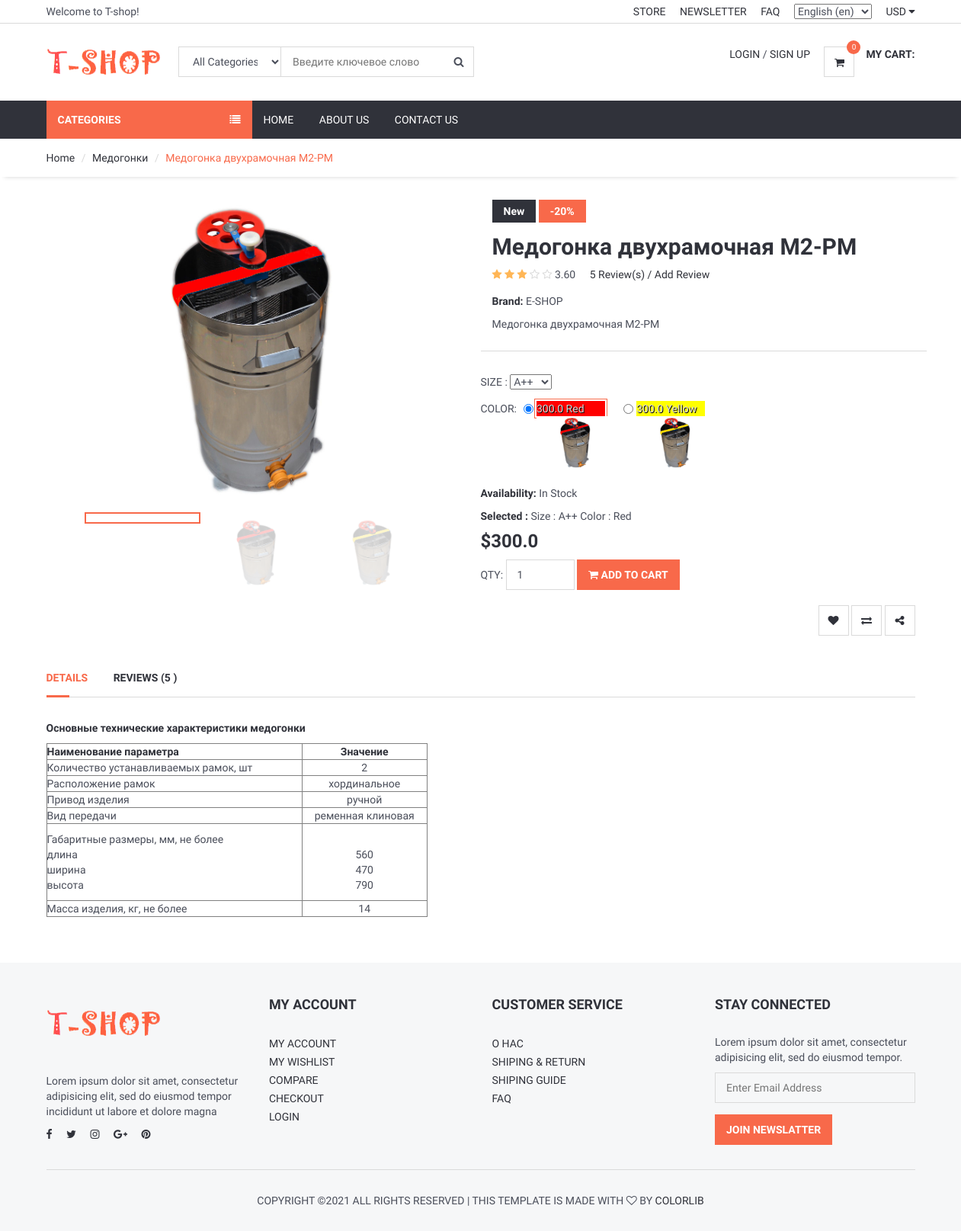
/product/6/medogonka-dvuhramochnaya-m2-rm/, run on the app's committed database.
### product/models.py (models this page shows, shortened)
class Product(models.Model):
    STATUS = (
        ('True', 'True'),
        ('False', 'False'),
    )
    VARIANTS = (
        ('None', 'None'),
        ('Size', 'Size'),
        ('Color', 'Color'),
        ('Size-Color', 'Size-Color'),
    )
    category = models.ForeignKey(Category, on_delete=models.CASCADE) #many to one relation with Category
    title = models.CharField(max_length=150)
    keywords = models.CharField(max_length=255)
    description = models.TextField(max_length=255)
    image = models.ImageField(upload_to='images/', null=False)
    price = models.FloatField(default=0)
    amount = models.IntegerField(default=0)
    minamount = models.IntegerField(default=3)
    variant = models.CharField(max_length=10, choices=VARIANTS, default='None')
    detail = RichTextUploadingField()
    slug = models.SlugField(null=False, unique=True)
    status = models.CharField(max_length=10, choices=STATUS)
    create_at = models.DateTimeField(auto_now_add=True)
    update_at = models.DateTimeField(auto_now=True)
    def avaregereview(self):
        reviews = Comment.objects.filter(product=self, status='True').aggregate(avarage=Avg('rate'))
        avg = 0
        if reviews["avarage"] is not None:
            avg = float(reviews["avarage"])
        return avg
    def countreview(self):
        reviews = Comment.objects.filter(product=self, status='True').aggregate(count=Count('id'))
        cnt = 0
        if reviews["count"] is not None:
            cnt = int(reviews["count"])
        return cnt

class Category(MPTTModel):
    STATUS = (
        ('True', 'True'),
        ('False', 'False'),
    )
    parent = TreeForeignKey('self', blank=True, null=True, related_name='children', on_delete=models.CASCADE)
    title = models.CharField(max_length=50)
    keywords = models.CharField(max_length=255)
    description = models.TextField(max_length=255)
    image = models.ImageField(blank=True, upload_to='images/')
    status = models.CharField(max_length=10, choices=STATUS)
    slug = models.SlugField(null=False, unique=True)
    create_at = models.DateTimeField(auto_now_add=True)
    update_at = models.DateTimeField(auto_now=True)
    class MPTTMeta:
        order_insertion_by = ['title']

class Variants(models.Model):
    title = models.CharField(max_length=100, blank=True, null=True)
    product = models.ForeignKey(Product, on_delete=models.CASCADE)
    color = models.ForeignKey(Color, on_delete=models.CASCADE, blank=True, null=True)
    size = models.ForeignKey(Size, on_delete=models.CASCADE, blank=True, null=True)
    image_id = models.IntegerField(blank=True, null=True, default=0)
    quantity = models.IntegerField(default=1)
    price = models.FloatField(default=0)
    def image(self):
        img = Images.objects.get(id=self.image_id)
        if img.id is not None:
            varimage = img.image.url
        else:
            varimage = ""
        return varimage

class Images(models.Model):
    product = models.ForeignKey(Product, on_delete=models.CASCADE)
    title = models.CharField(max_length=50, blank=True)
    image = models.ImageField(blank=True, upload_to='images/')

class Color(models.Model):
    name = models.CharField(max_length=20)
    code = models.CharField(max_length=10, blank=True, null=True)
    def __str__(self):
        return self.name

class Size(models.Model):
    name = models.CharField(max_length=20)
    code = models.CharField(max_length=10, blank=True, null=True)
    def __str__(self):
        return self.name

### home/views.py (the view, shortened to what this page needs)
# urls.py: path('product/<int:id>/<slug:slug>/', views.product_detail, name='product_detail'),
def product_detail(request, id, slug):
    query = request.GET.get('q')
    defaultlang = settings.LANGUAGE_CODE[0:2]  # en-EN
    currentlang = request.LANGUAGE_CODE[0:2]
    category = Category.objects.all()
    product = Product.objects.get(pk=id)
    images = Images.objects.filter(product_id=id)
    comments = Comment.objects.filter(product_id=id, status='True')
    context = {'product': product, 'category': category,
               'images': images, 'comments': comments,
               }
    if product.variant != "None": # Product have variants
        if request.method == 'POST': #if we select color
            variant_id = request.POST.get('variantid')
            variant = Variants.objects.get(id=variant_id) #selected product by click color radio
            colors = Variants.objects.filter(product_id=id, size_id=variant.size_id)
            sizes = Variants.objects.raw('SELECT * FROM  product_variants  WHERE product_id=%s GROUP BY size_id', [id])
            query += variant.title+' Size:' +str(variant.size) +' Color:' +str(variant.color)
        else:
            variants = Variants.objects.filter(product_id=id)
            colors = Variants.objects.filter(product_id=id, size_id=variants[0].size_id)
            sizes = Variants.objects.raw('SELECT * FROM  product_variants  WHERE product_id=%s GROUP BY size_id', [id])
            variant = Variants.objects.get(id=variants[0].id)
        context.update({'sizes': sizes, 'colors': colors,
                        'variant': variant, 'query': query
                        })
    return render(request, 'product_detail.html', context)

### home/templates/product_detail.html (shortened to what this page needs)
{% extends 'homebase.html' %}
{% load static %}
{% block sidebar %} {% include 'sidebar.html' %} {% endblock %}
{% block body %}
    <div id="breadcrumb">
        <div class="container">
            <ul class="breadcrumb">
                <li><a href="/">Home</a></li>
                <li><a href="/category/{{ product.category.id }}/{{ product.category.slug }}">{{ product.category.title }}</a></li>
                <li class="active">{{ product.title }}</li>
            </ul>
        </div>
    </div>
    <div class="section">
        <div class="container">
            <div class="row">
                <div class="product product-details clearfix">
                    <div class="col-md-6">
                        <div id="product-main-view">
                            {% if variant.image_id > 0 %}
                                <div class="product-view">
                                    <img src="{{ variant.image }}" alt="" style="height: 400px">
                                </div>
                            {% else %}
                                <div class="product-view">
                                    <img src="{{ product.image.url }}" alt="" style="height: 400px">
                                </div>
                            {% endif %}
                        </div>
                        <div id="product-view">
                            <div class="product-view">
                            </div>
                            {% for rs in images %}
                                <div class="product-view">
                                    <img src="{{ rs.image.url }}" alt="aa" >
                                </div>
                            {% endfor %}
                        </div>
                    </div>
                    <div class="col-md-6">
                        <div class="product-body">
                            <div class="product-label">
                                <span>New</span>
                                <span class="sale">-20%</span>
                            </div>
                            <h2 class="product-name">{{ product.title }}</h2>
                            <div>
                                <div class="product-rating">
                                    <i class="fa fa-star{% if product.avaregereview < 1%}-o empty{% endif%}"></i>
                                    <i class="fa fa-star{% if product.avaregereview < 2%}-o empty{% endif%}"></i>
                                    <i class="fa fa-star{% if product.avaregereview < 3%}-o empty{% endif%}"></i>
                                    <i class="fa fa-star{% if product.avaregereview < 4%}-o empty{% endif%}"></i>
                                    <i class="fa fa-star{% if product.avaregereview < 5%}-o empty{% endif%}"></i>
                                    {{ product.avaregereview |stringformat:".2f"}}
                                </div>
                                <a href="#tab1"> {{ product.countreview}}  Review(s) / Add Review</a>
                            </div>
                            <p><strong>Brand:</strong> E-SHOP</p>
                            <p>{{ product.description }}</p>
                            <div class="product-btns">
                                <div class="row">
                                    {% if product.variant == 'Size-Color' %}
                                        <div class="product-options">
                                            <div class="size-option">
                                                <form method="POST" id="post-form">
                                                    <span class="text-uppercase">Size :</span>
                                                    <select name="size" id="size">
                                                        {% for rs in sizes %}
                                                            <option {% if variant.size_id == rs.size_id %} selected {% endif %} value="{{ rs.size_id }}">{{ rs.size.name }}</option>
                                                        {% endfor %}
                                                    </select>
                                                </form>
                                            </div>
                                            <form method="post" action="?q=selectvariant" id="post-color">
                                                <div id="appendHere">
                                                    <ul class="color-option" >
                                                        <li><span class="text-uppercase">Color:</span></li>
                                                        {% for rs in colors %}
                                                            <input type="radio"  {% if variant.id == rs.id %} checked {% endif %} name="variantid" id="variantid" value="{{ rs.id }}" onchange="this.form.submit();">
                                                            <li  {% if variant.id == rs.id %} class="active" {% endif %}>
                                                                <a style="background-color:{{ rs.color.code }}; color: #D9D9D9; text-shadow: 1px 1px #000000; width: 90px">
                                                                    {{ rs.price }}  {{ rs.color }}
                                                                </a>
                                                                <img src="{{ rs.image }}" style="height: 70px">
                                                            </li>
                                                        {% endfor %}
                                                    </ul>
                                                </div>
                                            </form>
                                        </div>
                                    {% endif %}
                            {% if  product.variant != 'None'   %}
                                <form action="/order/addtoshopcart/{{ product.id }}" method="post"  id="addchart-form">
                                    <div id="SelectedProduct">
                                        <p><strong>Availability:</strong> {% if variant.quantity > 0  %} In Stock {% else %} Out of Stock {% endif %}</p>
                                        <p><strong>Selected :</strong> Size : {{ variant.size }}  Color : {{ variant.color }} </p>
                                        <h3 class="product-price">${{ variant.price}}</h3>
                                        <div class="qty-input">
                                            <span class="text-uppercase">QTY: </span>
                                            <input class="input" name="quantity" type="number" value="1" min="1" max="{{ variant.quantity }}">
                                            <button type="submit" {% if variant.quantity < 1  %} disabled {% endif %} class="primary-btn add-to-cart">
                                                <i class="fa fa-shopping-cart"></i> Add to Cart
                                            </button>
                                        </div>
                                    </div>
                                </form>
                            {% endif %}
                        </div>
                        <br>
                        <div class="pull-right">
                            <button class="main-btn icon-btn"><i class="fa fa-heart"></i></button>
                            <button class="main-btn icon-btn"><i class="fa fa-exchange"></i></button>
                            <button class="main-btn icon-btn"><i class="fa fa-share-alt"></i></button>
                        </div>
                    </div>
                </div>
            </div>
            <div class="col-md-12">
                <div class="product-tab">
                    <ul class="tab-nav">
                        <li class="active"><a data-toggle="tab" href="#tab1">Details</a></li>
                        <li><a data-toggle="tab" href="#tab2">Reviews ({{ product.countreview}} )</a></li>
                    </ul>
                    <div class="tab-content">
                        <div id="tab1" class="tab-pane fade in active">
                            <p>
                                {{ product.detail |safe }}
                            </p>
                        </div>
                    </div>
                </div>
            </div>
        </div>
    </div>
    </div>
    </div>
{% endblock %}

### data on the page
Product: category "Медогонки", title "Медогонка двухрамочная М2-РМ", avaregereview "3.60", countreview "5", description "Медогонка двухрамочная М2-РМ", detail "Основные технические характеристики медогонки Наименование параметра Значение Количество устанавливаемых рамок, шт 2 Расположение рамок хординальное Привод изделия ручной Вид передачи ременная клиновая Габаритные размеры, мм, не более длина ширина высота 560 470 790 Масса изделия, кг, не более 14"
Variants: image (picture), variantid "☑", price "300.0", color "Red", size "A++"
Images: image (picture)
Images: image (picture)
Variants: price "300.0", color "Yellow", image (picture)

### other printed values
{{ count }} "0"
form field language "English (en)"
form field size "A++"
